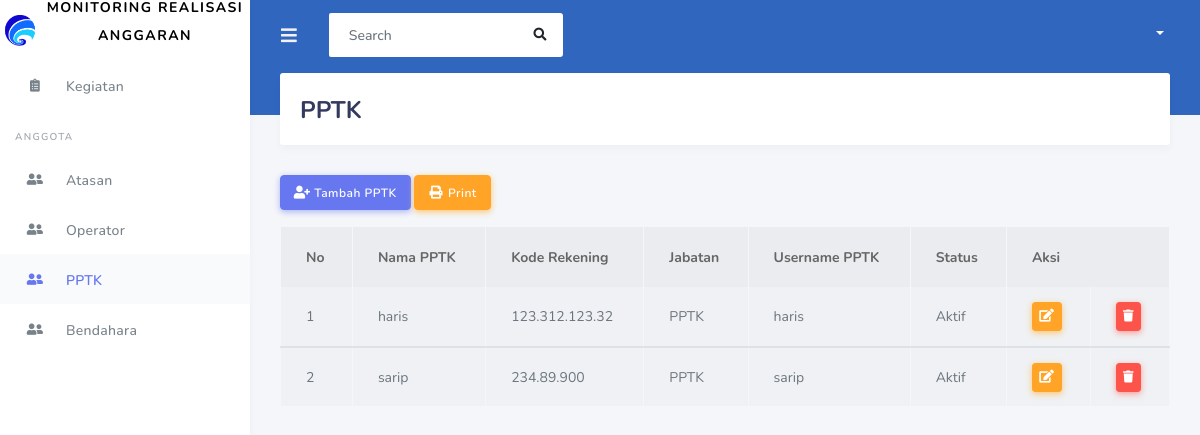
Screenshot of /operator/CPPTKCRUD/index with the database file from the repository.
### tables this page shows
CREATE TABLE `tb_pengguna` (
  `id_pengguna` int(11) NOT NULL,
  `nama_pengguna` varchar(250) NOT NULL,
  `kode_rek` varchar(20) NOT NULL,
  `jabatan_pengguna` varchar(250) NOT NULL,
  `username_pengguna` varchar(250) NOT NULL,
  `password_pengguna` varchar(250) NOT NULL,
  `pengguna_status` varchar(20) NOT NULL
);

### application/controllers/operator/CPPTKCRUD.php (called while the page is built, shortened)
<?php
class CPPTKCRUD extends CI_Controller {
	public function index() {
	$datat['title']='Halaman Tugas';
	$this->load->model('MPPTKCRUD');
    $data['pptk']= $this->MPPTKCRUD->tampilData()->result();
    $this->load->view('operator/VHeader',$datat);
    $this->load->view('operator/VSidebar');
	$this->load->view('operator/VPPTKCRUD',$data);
    $this->load->view('operator/VFooter');
	}
}
?>

### index.php (called while the page is built, shortened)
<?php
require_once BASEPATH.'core/CodeIgniter.php';

### application/models/MPPTKCRUD.php (called while the page is built, shortened)
<?php
class MPPTKCRUD extends CI_Model {
  public function tampilData() {
    return $this->db->get_where("tb_pengguna", array('jabatan_pengguna' => 'PPTK'));
  }
}
?>

### application/views/operator/VPPTKCRUD.php (the view, shortened to what this page needs)
<div class="main-content">
    <section class="section">
        <div class="section-header">
            <h1>PPTK</h1>
        </div>
        <buttton class="btn btn-primary mb-3" data-toggle="modal" data-target="#TambahPPTK">
            <i class="fas fa-user-plus fa-sm"></i> Tambah PPTK</buttton>
            <a  class="btn btn-warning mb-3" href = "<?php echo base_url('operator/CPPTKcrud/print')?>" >
            <i class="fas fa-fw fa-print"></i> Print</a>
        <table class="table table-hover table-striped table-bordered">
            <thead>
                <th>No</th>
                <th>Nama PPTK</th>
                 <th>Kode Rekening</th>
                <th>Jabatan</th>
                <th>Username PPTK</th>
                <th>Status</th>
                <th colspan="2">Aksi</th>
            </thead>
            <?php
            $no = 1;
            foreach ($pptk as $ptk) :
            ?>
                <tbody>
                    <td><?php echo $no++ ?></td>
                    <td><?php echo $ptk->nama_pengguna ?></td>
                    <td><?php echo $ptk->kode_rek ?></td>
                    <td><?php echo $ptk->jabatan_pengguna ?></td>
                    <td><?php echo $ptk->username_pengguna ?></td>
                    <td><?php echo $ptk->pengguna_status ?></td>
                    <td>
                        <?php echo anchor(
                            'operator/CPPTKCRUD/halamanUpdate/' . $ptk->id_pengguna,
                            '<div class="btn btn-warning btn-sm"><i class="fas fa-edit"></i></div>'
                        ) ?>
                    </td>
                    <td>
                        <a onclick="deleteConfirm('<?php echo site_url('operator/CPPTKCRUD/fungsiDelete/' . $ptk->id_pengguna) ?>')" href="#!" class="btn btn-sm btn-danger "><i class="fa fa-trash"></i></a>
                    </td>
                </tbody>
            <?php endforeach; ?>
        </table>
    </section>
</div>

### rows the page displays
tb_pengguna: nama_pengguna "haris", kode_rek "123.312.123.32", jabatan_pengguna "PPTK", username_pengguna "haris", pengguna_status "Aktif"
tb_pengguna: nama_pengguna "sarip", kode_rek "234.89.900", jabatan_pengguna "PPTK", username_pengguna "sarip", pengguna_status "Aktif"
